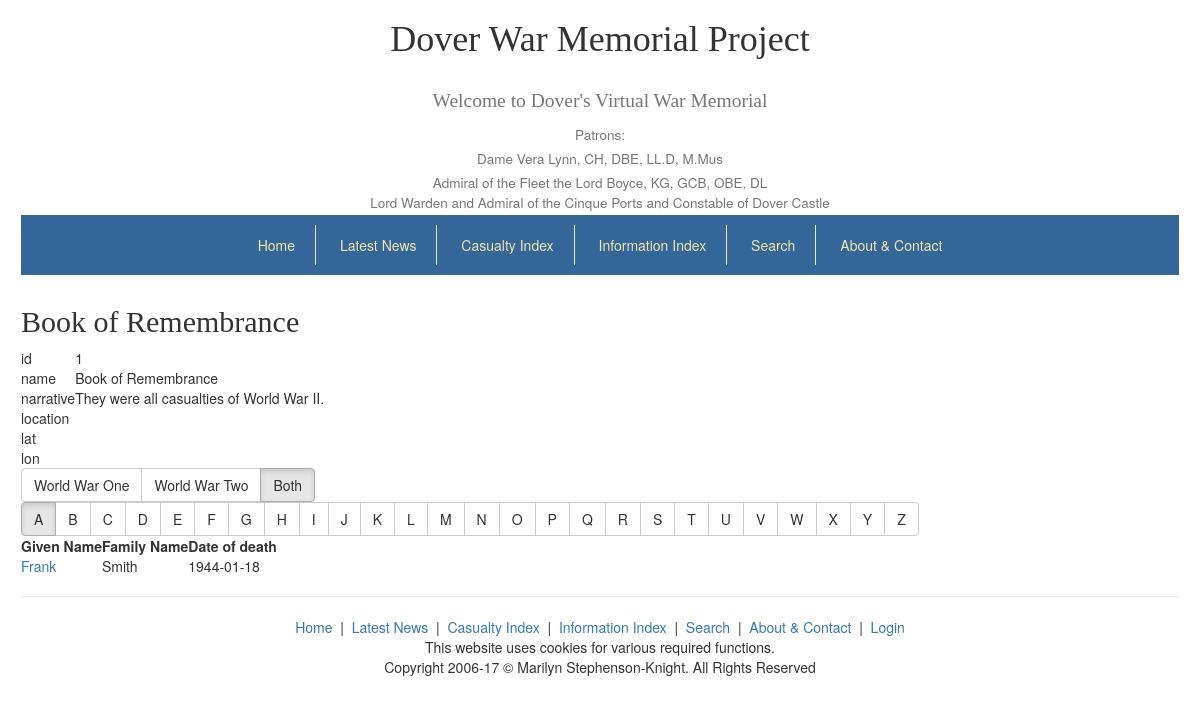
The page /index.php/memorial/detail/1 on the database as committed earlier.
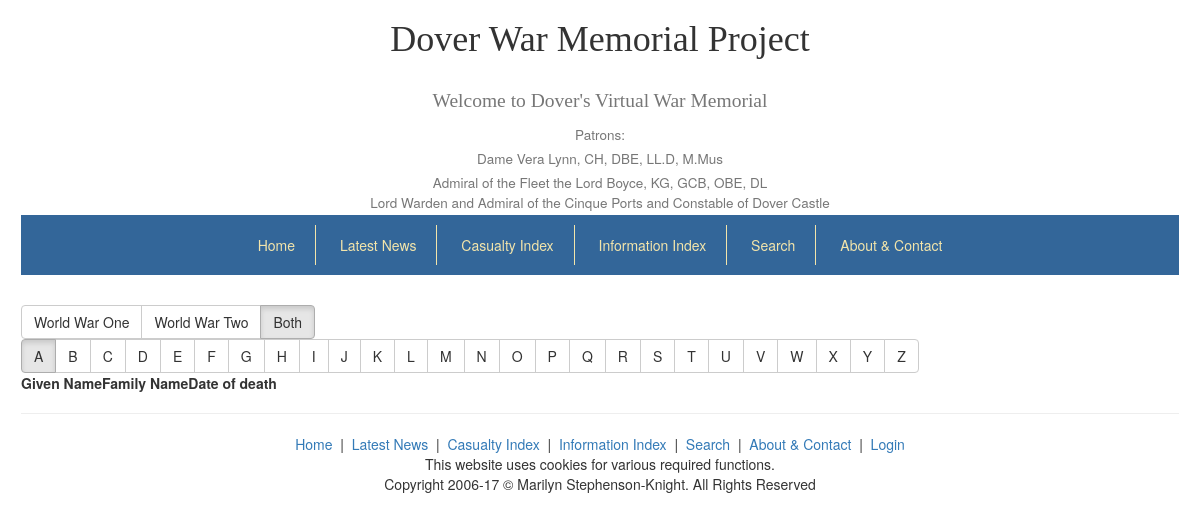
The same page on the database as committed later.
### tables this page shows
CREATE TABLE IF NOT EXISTS `casualty` (
  `id` int(11) NOT NULL AUTO_INCREMENT,
  `given_name` text NOT NULL,
  `middle_names` text,
  `family_name` text NOT NULL,
  `narrative` text NOT NULL,
  `war` int(11) DEFAULT NULL,
  `civilian` tinyint(1) DEFAULT NULL,
  `gender` char(1) DEFAULT NULL,
  `final_resting_place` int(11) DEFAULT NULL,
  `date_of_birth` date DEFAULT NULL,
  `date_of_death` date DEFAULT NULL,
  `commemoration_photo` text,
  `rank_at_death` int(11) DEFAULT NULL,
  `service_country` varchar(2) DEFAULT NULL,
  `place_of_birth` int(11) DEFAULT NULL,
  `last_known_address` int(11) DEFAULT NULL,
  `last_known_address_year` int(11) DEFAULT NULL,
  PRIMARY KEY (`id`)
);

### application/controllers/Memorial.php (called while the page is built, shortened)
<?php
class Memorial extends CI_Controller {
	public function detail($memId) {
		$this->load->model('memorial_model');
		$memorial_data = $this->memorial_model->getMemorial($memId);
		$casualty_data = $this->memorial_model->getCasualtiesFromMemorial($memId);
		$this->load->view('header', array("title" => $memorial_data[0]->name." - Dover War Memorial Project"));
		$this->load->view('memorial_view',
			array('casualty_data' => $casualty_data, 'memorial_data'=>$memorial_data, 'item_name'=>$memorial_data[0]->name, 'item_id'=>$memId, 'item_type'=>'memorial')
		);
		$this->load->view('footer');
	}
}

### index.php (called while the page is built, shortened)
<?php
require_once BASEPATH.'core/CodeIgniter.php';

### application/helpers/utility_helper.php (called while the page is built)
<?php
function asset_url(){
   return base_url().'assets/';
}

### application/models/memorial_model.php (called while the page is built, shortened)
<?php
class Memorial_model extends CI_Model {
        public function getMemorial($id) {
                $sql = "SELECT * FROM commemoration_location WHERE id = ?";
                $query = $this->db->query($sql, array($id));
                return $query->result();
        }
        public function getCasualtiesFromMemorial($memorialId) {
                $sql = "SELECT c.id, c.given_name, c.family_name, c.date_of_death, cl.name FROM casualty c
                        LEFT JOIN commemoration_location_casualty clc ON clc.casualty_id = c.id
                        LEFT JOIN commemoration_location cl ON clc.commemoration_location_id = cl.id
                        WHERE cl.id = ? ORDER BY c.family_name, c.given_name ASC
                ";
                $query = $this->db->query($sql, array($memorialId));
                return $query->result();
        }
}

### application/views/memorial_view.php (the view, shortened to what this page needs)
?><!DOCTYPE html>
<html lang="en">
<head>
</head>
<body>
<?php
	echo "<h2>".$item_name."</h2>";
?>
<table>
<?php
	foreach ($memorial_data[0] as $key => $value) {
		echo "<tr>";
		echo "<td>";
		echo $key;
		echo "</td><td>";
		echo $value;
		echo "</td>";
		echo "</tr>";
	}
	echo "<table>";
?>
<div id="warButtons" class="btn-group" data-toggle="buttons">
  <label class="btn btn-default">
    <input type="radio" name="item_<?php echo $item_id; ?>" value="1" autocomplete="off"> World War One
  </label>
  <label class="btn btn-default">
    <input type="radio" name="item_<?php echo $item_id; ?>" value="2" autocomplete="off"> World War Two
  </label>
  <label class="btn btn-default active">
    <input type="radio" name="item_<?php echo $item_id; ?>" value="0" autocomplete="off"> Both
  </label>
</div>
<br>
<div id="letterButtons" class="btn-group" data-toggle="buttons">
	<?php
		foreach(range('A','Z') as $letter) {
			if($letter == 'A') {
				echo "<label class=\"btn btn-default active \">";
			} else {
				echo "<label class=\"btn btn-default\">";
			}
			echo "<input class=\"btn-block\" type=\"radio\" name=\"letters_item_".$item_id."\" value=\"".$letter."\" autocomplete=\"off\">".$letter."";
			echo "</label>";
			?>
			<?php
		}
	?>
</div>
<?php
	echo "<tr><th>Given Name</th><th>Family Name</th><th>Date of death</th></tr>";
	foreach ($casualty_data as $data) {
		echo "<tr>";
		echo "<td><a href=\"../../casualty/view/".$data->id."\">";
		echo $data->given_name;
		echo "</a></td><td>";
		echo $data->family_name;
		echo "</td><td>";
		echo $data->date_of_death;
		echo "</td>";
		echo "</tr>";
	}
	echo "</table>";
?>
</table>
</body>
</html>

### application/views/header.php (shortened to what this page needs)
<!DOCTYPE html>
<html lang="en">
<head>
    <link rel="stylesheet" type="text/css" href="<?php echo asset_url(); ?>css/bootstrap.min.css">
    <link rel="stylesheet" type="text/css" href="<?php echo asset_url(); ?>css/main.css">
    <link rel="stylesheet" type="text/css" href="<?php echo asset_url(); ?>css/navbar.css">
</head>
<body>
	<header>
		<h1>Dover War Memorial Project</h1>
		<h2><small>Welcome to <span class="dwmp">Dover's Virtual War Memorial</span></small></h2>
		<div id="patrons">
			<h4><small>Patrons:</small></h4>
			<h4><small>Dame Vera Lynn, CH, DBE, LL.D, M.Mus</small></h4>
			<h4><small>Admiral of the Fleet the Lord Boyce, KG, GCB, OBE, DL<br>
			Lord Warden and Admiral of the Cinque Ports and Constable of Dover Castle</small></h4>
		</div>
	</header>
	<nav id="nav-main">
	    <ul>
	        <li><a href="<?php echo base_url(); ?>">Home</a></li>
	        <li><a href="<?php echo base_url(); ?>siteUpdate">Latest News</a></li>
	        <li><a href="<?php echo base_url(); ?>memorial/listMain">Casualty Index</a></li>
	        <li><a href="/">Information Index</a></li>
	        <li><a href="/">Search</a></li>
	        <li><a href="/">About &amp; Contact</a></li>
	    </ul>
	</nav>

### application/views/footer.php (shortened to what this page needs)
<hr>
<footer>
    <a href="<?php echo base_url(); ?>">Home</a>&nbsp;&nbsp;|&nbsp;
    <a href="<?php echo base_url(); ?>siteUpdate">Latest News</a>&nbsp;&nbsp;|&nbsp;
    <a href="/">Casualty Index</a>&nbsp;&nbsp;|&nbsp;
    <a href="/">Information Index</a>&nbsp;&nbsp;|&nbsp;
    <a href="/">Search</a>&nbsp;&nbsp;|&nbsp;
    <a href="/">About &amp; Contact</a>&nbsp;&nbsp;|&nbsp;
    <a href="/">Login</a>
	<br>
	This website uses cookies for various required functions.<br>
	Copyright 2006-<?php echo date("y"); ?> &copy; Marilyn Stephenson-Knight. All Rights Reserved
</footer>
</body>
</html>

### assets/css/main.css (style rules this page uses)
body { margin-left: 1.5em; margin-right: 1.5em; }
footer, h1, header h2 { text-align: center; }
h1, .dwmp, h2 { font-family: "Lucida Calligraphy", cursive; }
#patrons { text-align: center; }
#patrons h4 { margin-top: 0.25em; margin-bottom: 0.25em; }
td { margin: 2px; }

### assets/css/navbar.css (style rules this page uses)
nav a { text-decoration: none; }
nav { margin-bottom: 30px; }
nav#nav-main { background-color: #336699; padding: 10px 0; }
nav#nav-main ul { list-style-type: none; margin: 0; padding: 0; text-align: center; }
nav#nav-main li { display: inline-block; border-right: solid 1px #F3E5AB; padding: 0 5px; }
nav#nav-main li:last-child { border-right: none; }
nav#nav-main a { display: block; color: #F3E5AB; padding: 10px 15px; }

Rows that differ between the two databases and show on the page:
removed casualty: given_name "Frank", family_name "Smith", date_of_death "1944-01-18"
Other text that changed with them:
$item_name: "Book of Remembrance" → (not shown)
list line gone: "id 1"
list line gone: "name Book of Remembrance"
list line gone: "narrative They were all casualties of World War II."
list line gone: "location"
list line gone: "lat"
list line gone: "lon"
